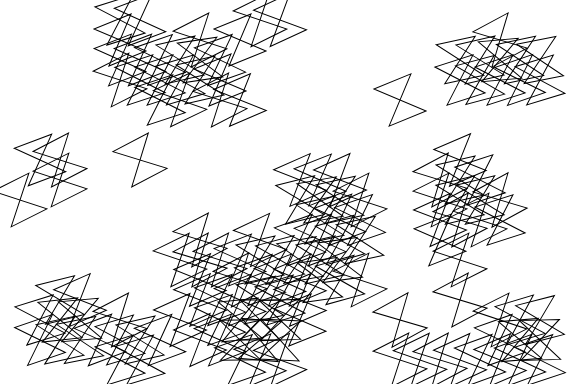
Frame 1 (no input)
Frame 60 (no input): identical to frame 1, image omitted
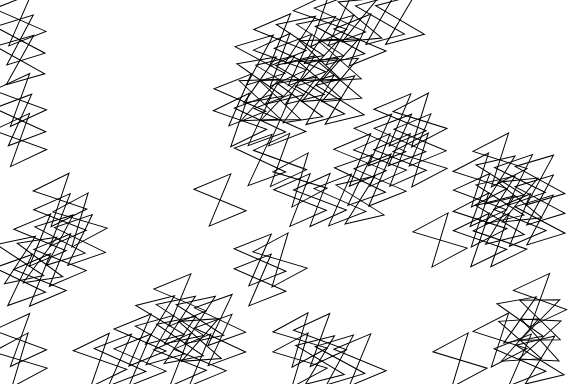
Frame 120 (the mouse pressed at the canvas centre since frame 60)

The p5.js sketch that drew these frames (run headless with seeded random() and noise() and a simulated clock; from frame 60 on, the mouse is pressed at the canvas centre):

// p5.js sketch
// ── sketch.js
let seed = 1234;
let doExport = false;

function setup() {
  createCanvas(576, 384);
}

function keyPressed() {
  if (key == "r") {
    seed = floor(random(13001));
  }

  if (key == "s") {
    doExport = true;
  }
}

function mousePressed() {
  seed = floor(random(13001));
}

function drawBasicForm(x, y, rot) {
  push();
  translate(x, y);
  rotate(rot);
  quad(-20, 20, 20, -20, -20, -20, 20, 20);
  pop();
}

function draw() {
  if (doExport) {
    beginRecordSvg("myPlot" + seed + ".svg");
  }

  background(255);
  noFill();
  stroke(0);
  noiseSeed(seed);
  randomSeed(seed);

  let noiseScale = 0.015;
  let gridSize = 20;

  for (let y = 20; y < height - 20; y += gridSize) {
    for (let x = 20; x < width - 20; x += gridSize) {
      let n = noise(x * noiseScale, y * noiseScale);
      let threshold = 0.55;

      if (n > threshold) {
        let rot = map(n, 0.55, 1, -0.5, 0.5);
        drawBasicForm(x, y, rot);
      }
    }
  }

  if (doExport) {
    endRecordSvg();
    doExport = false;
  }
}
